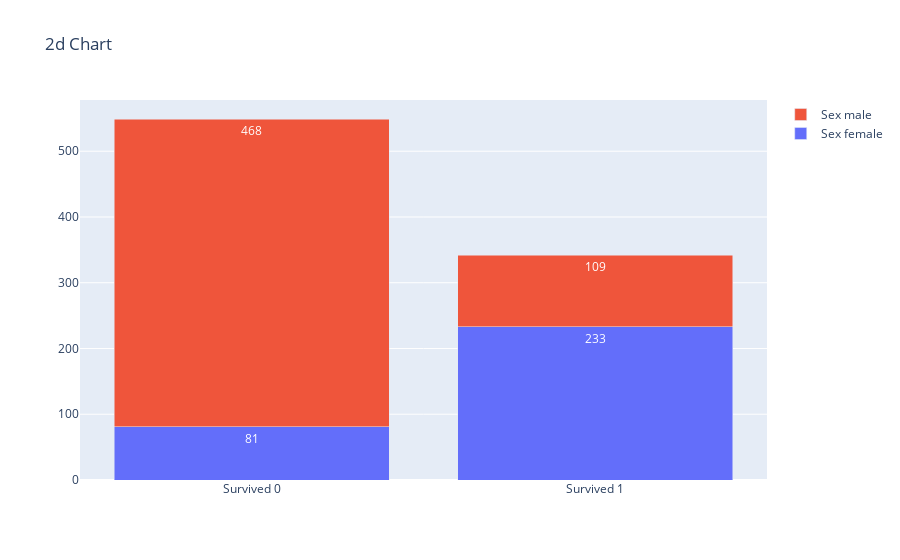

Source (notebook cell):
### Code cell
table = descibe_2D_category_table(df, "Survived", "Sex")
fig = create_2d_category_chart_from_table(table, "Survived", "Sex")
fig.show()

### Figure 1 — Plotly figure (JSON) as saved in the notebook; plotly's stock layout.template omitted (floating-point values rounded to 4 significant figures)
{"data": [{"name": "Sex female", "textangle": 0, "textfont": {"color": "white"}, "textposition": "inside", "texttemplate": "%{y}", "type": "bar", "x": ["Survived 0", "Survived 1"], "y": [81, 233]}, {"name": "Sex male", "textangle": 0, "textfont": {"color": "white"}, "textposition": "inside", "texttemplate": "%{y}", "type": "bar", "x": ["Survived 0", "Survived 1"], "y": [468, 109]}], "layout": {"autosize": true, "barmode": "stack", "title": {"text": "2d Chart"}, "uniformtext": {"minsize": 10, "mode": "hide"}, "xaxis": {"autorange": true, "range": [-0.5, 1.5], "type": "category"}, "yaxis": {"autorange": true, "range": [0, 577.9], "type": "linear"}}}
